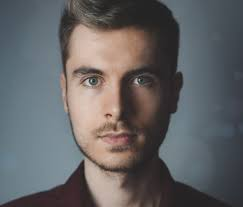
#> input picture eye_detection/4.jpeg, 243 x 207 px
$ python 'test7 (copy).py'   (Python 2 division)
#> lines starting #> are read from the running program, lines starting #| are printed output that depends on the picture; after the words box and inside, x2 and y2 are one past the last pixel; in counts of white or black regions, pixels touching at a corner belong together
import numpy as np
import cv2
import cv2.cv as cv
from matplotlib import pyplot as plt

face_cascade = cv2.CascadeClassifier('haarcascade_frontalface_alt2.xml')
eye_cascade_right = cv2.CascadeClassifier('haarcascade_eye_tree_eyeglasses.xml')
img = cv2.imread('4.jpeg')
#> img is the input picture: shape (207, 243, 3); mean B, G, R 100.3, 98.9, 99.5
#img = cv2.medianBlur(img,5)
#img1 = cv2.resize(img,(200,500))
gray = cv2.cvtColor(img, cv2.COLOR_BGR2GRAY)
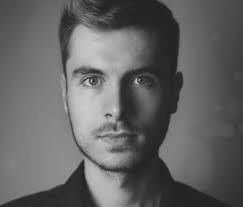
#> gray: shape (207, 243); min 25, max 211, mean 99.3
faces = face_cascade.detectMultiScale(gray, 1.3, 5)
#> faces = [[51, 30, 128, 128]]
for (x,y,w,h) in faces:
    cv2.rectangle(gray,(x,y),(x+w,y+h),(255,0,0),2)
    crop_img = img[y:y+h, x:x+w]
    roi_gray = gray[y:y+h, x:x+w]
    roi_color = img[y:y+h, x:x+w]
    eyes_right = eye_cascade_right.detectMultiScale(roi_gray)
    for (ex,ey,ew,eh) in eyes_right:
	crop_img_left = roi_gray[ey:ey+eh, ex:ex+ew]
	cv2.rectangle(roi_gray,(ex,ey),(ex+ew,ey+eh),(0,0,255),2)
	# [6 lines of commented-out code are left out]
	cv2.imshow("cropped", crop_img_left)
	cv2.waitKey(0)
        cv2.destroyAllWindows()
#> this loop made 1 pass
#> (x, y, w, h, eyes_right) on pass 1: (51, 30, 128, 128, [[26, 35, 31, 31], [77, 38, 25, 25]])
#> pass 1, `crop_img = img[y:y+h, x:x+w]`:
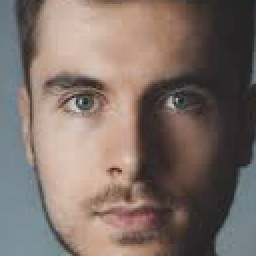
#> crop_img: shape (128, 128, 3) (shown 2 times larger); mean B, G, R 104.5, 111.4, 126.1
#> pass 1, `roi_gray = gray[y:y+h, x:x+w]`:
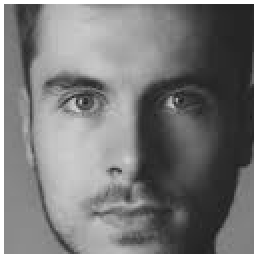
#> roi_gray: shape (128, 128) (shown 2 times larger); min 27, max 255, mean 121.7
#> pass 1, `cv2.imshow("cropped", crop_img_left)`:
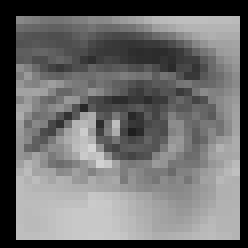
#> window 'cropped': shape (31, 31) (shown 8 times larger); min 0, max 211, mean 108.3
#> pass 1, `cv2.imshow("cropped", crop_img_left)`:
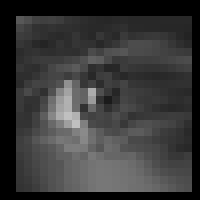
#> window 'cropped': shape (25, 25) (shown 8 times larger); min 0, max 192, mean 56.2
#> after the loop:
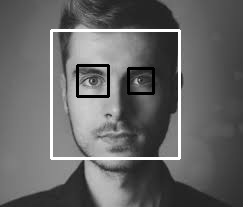
#> gray: shape (207, 243); 4.37% of pixels changed, all inside (x1, y1, x2, y2) = (50, 29, 181, 160)
#> after the loop:
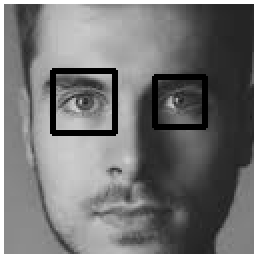
#> roi_gray: shape (128, 128) (shown 2 times larger); 4.05% of pixels changed, all inside (x1, y1, x2, y2) = (25, 34, 104, 68)
cv2.imshow("gray", gray)
cv2.waitKey(0)
cv2.destroyAllWindows()
